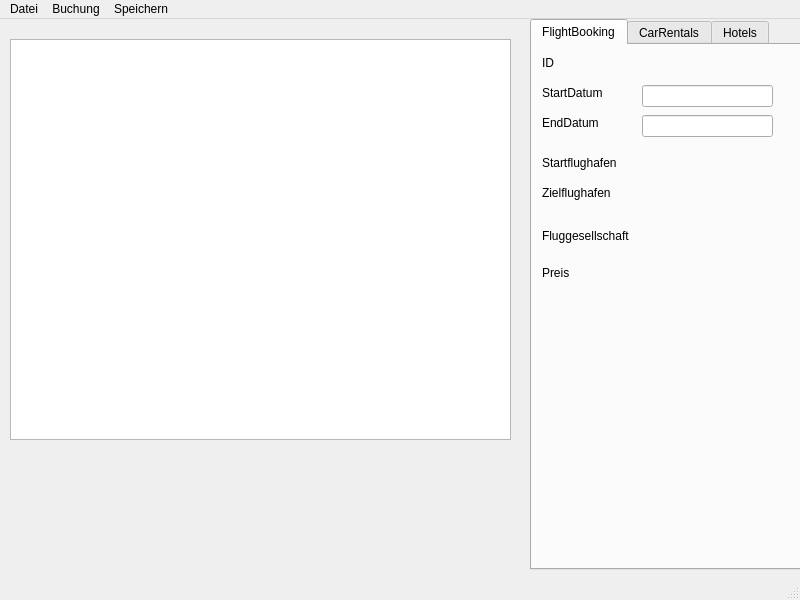
<?xml version="1.0" encoding="UTF-8"?>
<ui version="4.0">
 <class>MainWindow</class>
 <widget class="QMainWindow" name="MainWindow">
  <property name="geometry">
   <rect>
    <x>0</x>
    <y>0</y>
    <width>800</width>
    <height>600</height>
   </rect>
  </property>
  <property name="windowTitle">
   <string>MainWindow</string>
  </property>
  <widget class="QWidget" name="centralwidget">
   <widget class="QTabWidget" name="tabWidget">
    <property name="geometry">
     <rect>
      <x>530</x>
      <y>0</y>
      <width>271</width>
      <height>551</height>
     </rect>
    </property>
    <property name="currentIndex">
     <number>0</number>
    </property>
    <widget class="QWidget" name="tab">
     <attribute name="title">
      <string>FlightBooking</string>
     </attribute>
     <widget class="QLabel" name="ID">
      <property name="geometry">
       <rect>
        <x>10</x>
        <y>10</y>
        <width>49</width>
        <height>16</height>
       </rect>
      </property>
      <property name="text">
       <string>ID</string>
      </property>
     </widget>
     <widget class="QLabel" name="StartDatum">
      <property name="geometry">
       <rect>
        <x>10</x>
        <y>40</y>
        <width>71</width>
        <height>16</height>
       </rect>
      </property>
      <property name="text">
       <string>StartDatum</string>
      </property>
     </widget>
     <widget class="QLabel" name="EndDatum">
      <property name="geometry">
       <rect>
        <x>10</x>
        <y>70</y>
        <width>61</width>
        <height>16</height>
       </rect>
      </property>
      <property name="text">
       <string>EndDatum</string>
      </property>
     </widget>
     <widget class="QLabel" name="Startflughafen">
      <property name="geometry">
       <rect>
        <x>10</x>
        <y>110</y>
        <width>101</width>
        <height>16</height>
       </rect>
      </property>
      <property name="text">
       <string>Startflughafen</string>
      </property>
     </widget>
     <widget class="QLabel" name="Zielflughafen">
      <property name="geometry">
       <rect>
        <x>10</x>
        <y>140</y>
        <width>91</width>
        <height>16</height>
       </rect>
      </property>
      <property name="text">
       <string>Zielflughafen</string>
      </property>
     </widget>
     <widget class="QLabel" name="Fluggesellschaft">
      <property name="geometry">
       <rect>
        <x>10</x>
        <y>180</y>
        <width>101</width>
        <height>21</height>
       </rect>
      </property>
      <property name="text">
       <string>Fluggesellschaft</string>
      </property>
     </widget>
     <widget class="QLabel" name="Preis">
      <property name="geometry">
       <rect>
        <x>10</x>
        <y>220</y>
        <width>49</width>
        <height>16</height>
       </rect>
      </property>
      <property name="text">
       <string>Preis</string>
      </property>
     </widget>
     <widget class="QLabel" name="ID_Output">
      <property name="geometry">
       <rect>
        <x>110</x>
        <y>10</y>
        <width>121</width>
        <height>21</height>
       </rect>
      </property>
      <property name="text">
       <string/>
      </property>
     </widget>
     <widget class="QLabel" name="StartFlugH_Output">
      <property name="geometry">
       <rect>
        <x>110</x>
        <y>110</y>
        <width>131</width>
        <height>21</height>
       </rect>
      </property>
      <property name="text">
       <string/>
      </property>
     </widget>
     <widget class="QLabel" name="ZielflugH_Output">
      <property name="geometry">
       <rect>
        <x>110</x>
        <y>140</y>
        <width>121</width>
        <height>21</height>
       </rect>
      </property>
      <property name="text">
       <string/>
      </property>
     </widget>
     <widget class="QLabel" name="Fluggesellschaft_Output">
      <property name="geometry">
       <rect>
        <x>110</x>
        <y>180</y>
        <width>131</width>
        <height>20</height>
       </rect>
      </property>
      <property name="text">
       <string/>
      </property>
     </widget>
     <widget class="QLabel" name="Preis_Output">
      <property name="geometry">
       <rect>
        <x>120</x>
        <y>220</y>
        <width>91</width>
        <height>20</height>
       </rect>
      </property>
      <property name="text">
       <string/>
      </property>
     </widget>
     <widget class="QLineEdit" name="StartD_Output">
      <property name="geometry">
       <rect>
        <x>110</x>
        <y>40</y>
        <width>131</width>
        <height>22</height>
       </rect>
      </property>
     </widget>
     <widget class="QLineEdit" name="EndD_Output">
      <property name="geometry">
       <rect>
        <x>110</x>
        <y>70</y>
        <width>131</width>
        <height>22</height>
       </rect>
      </property>
     </widget>
    </widget>
    <widget class="QWidget" name="Tab_CarRetals">
     <attribute name="title">
      <string>CarRentals</string>
     </attribute>
     <widget class="QLabel" name="ID_Car">
      <property name="geometry">
       <rect>
        <x>10</x>
        <y>20</y>
        <width>49</width>
        <height>16</height>
       </rect>
      </property>
      <property name="text">
       <string>ID</string>
      </property>
     </widget>
     <widget class="QLabel" name="StartDatum_Car">
      <property name="geometry">
       <rect>
        <x>10</x>
        <y>50</y>
        <width>81</width>
        <height>21</height>
       </rect>
      </property>
      <property name="text">
       <string>Start Datum</string>
      </property>
     </widget>
     <widget class="QLabel" name="EndDatum_Car">
      <property name="geometry">
       <rect>
        <x>10</x>
        <y>80</y>
        <width>71</width>
        <height>16</height>
       </rect>
      </property>
      <property name="text">
       <string>End Datum</string>
      </property>
     </widget>
     <widget class="QLabel" name="Abhol_Car">
      <property name="geometry">
       <rect>
        <x>10</x>
        <y>110</y>
        <width>61</width>
        <height>16</height>
       </rect>
      </property>
      <property name="text">
       <string>Abhol Ort</string>
      </property>
     </widget>
     <widget class="QLabel" name="Ziel_Car">
      <property name="geometry">
       <rect>
        <x>10</x>
        <y>140</y>
        <width>49</width>
        <height>16</height>
       </rect>
      </property>
      <property name="text">
       <string>Ziel Ort</string>
      </property>
     </widget>
     <widget class="QLabel" name="Firma_Car">
      <property name="geometry">
       <rect>
        <x>10</x>
        <y>180</y>
        <width>49</width>
        <height>16</height>
       </rect>
      </property>
      <property name="text">
       <string>Firma</string>
      </property>
     </widget>
     <widget class="QLabel" name="Preis_Car">
      <property name="geometry">
       <rect>
        <x>10</x>
        <y>210</y>
        <width>49</width>
        <height>16</height>
       </rect>
      </property>
      <property name="text">
       <string>Preis</string>
      </property>
     </widget>
     <widget class="QLabel" name="ID_Car_Output">
      <property name="geometry">
       <rect>
        <x>100</x>
        <y>20</y>
        <width>141</width>
        <height>21</height>
       </rect>
      </property>
      <property name="text">
       <string/>
      </property>
     </widget>
     <widget class="QLabel" name="AbholOrt_Car_Output">
      <property name="geometry">
       <rect>
        <x>100</x>
        <y>110</y>
        <width>141</width>
        <height>21</height>
       </rect>
      </property>
      <property name="text">
       <string/>
      </property>
     </widget>
     <widget class="QLabel" name="ZielOrt_Car_Output">
      <property name="geometry">
       <rect>
        <x>100</x>
        <y>140</y>
        <width>131</width>
        <height>21</height>
       </rect>
      </property>
      <property name="text">
       <string/>
      </property>
     </widget>
     <widget class="QLabel" name="Firma_Car_Output">
      <property name="geometry">
       <rect>
        <x>100</x>
        <y>180</y>
        <width>141</width>
        <height>21</height>
       </rect>
      </property>
      <property name="text">
       <string/>
      </property>
     </widget>
     <widget class="QLabel" name="Preis_Car_Output">
      <property name="geometry">
       <rect>
        <x>100</x>
        <y>210</y>
        <width>141</width>
        <height>21</height>
       </rect>
      </property>
      <property name="text">
       <string/>
      </property>
     </widget>
     <widget class="QLineEdit" name="StartDatum_Car_output">
      <property name="geometry">
       <rect>
        <x>100</x>
        <y>50</y>
        <width>131</width>
        <height>22</height>
       </rect>
      </property>
     </widget>
     <widget class="QLineEdit" name="EndDatum_Car_Output">
      <property name="geometry">
       <rect>
        <x>100</x>
        <y>80</y>
        <width>131</width>
        <height>21</height>
       </rect>
      </property>
     </widget>
    </widget>
    <widget class="QWidget" name="tab_3">
     <attribute name="title">
      <string>Hotels</string>
     </attribute>
     <widget class="QLabel" name="label_4">
      <property name="geometry">
       <rect>
        <x>10</x>
        <y>110</y>
        <width>71</width>
        <height>16</height>
       </rect>
      </property>
      <property name="text">
       <string>HotelName</string>
      </property>
     </widget>
     <widget class="QLabel" name="label_5">
      <property name="geometry">
       <rect>
        <x>10</x>
        <y>140</y>
        <width>81</width>
        <height>16</height>
       </rect>
      </property>
      <property name="text">
       <string>Hotel Stadt</string>
      </property>
     </widget>
     <widget class="QLabel" name="HotelName_Output">
      <property name="geometry">
       <rect>
        <x>100</x>
        <y>110</y>
        <width>131</width>
        <height>21</height>
       </rect>
      </property>
      <property name="text">
       <string/>
      </property>
     </widget>
     <widget class="QLabel" name="HotelStadt_Output">
      <property name="geometry">
       <rect>
        <x>100</x>
        <y>140</y>
        <width>131</width>
        <height>21</height>
       </rect>
      </property>
      <property name="text">
       <string/>
      </property>
     </widget>
     <widget class="QLabel" name="ID_Hotel">
      <property name="geometry">
       <rect>
        <x>10</x>
        <y>20</y>
        <width>49</width>
        <height>16</height>
       </rect>
      </property>
      <property name="text">
       <string>ID</string>
      </property>
     </widget>
     <widget class="QLabel" name="StartDatum_Hotel">
      <property name="geometry">
       <rect>
        <x>10</x>
        <y>50</y>
        <width>81</width>
        <height>21</height>
       </rect>
      </property>
      <property name="text">
       <string>Start Datum</string>
      </property>
     </widget>
     <widget class="QLabel" name="EndDatum_Hotel">
      <property name="geometry">
       <rect>
        <x>10</x>
        <y>80</y>
        <width>71</width>
        <height>16</height>
       </rect>
      </property>
      <property name="text">
       <string>End Datum</string>
      </property>
     </widget>
     <widget class="QLabel" name="label_6">
      <property name="geometry">
       <rect>
        <x>10</x>
        <y>170</y>
        <width>49</width>
        <height>16</height>
       </rect>
      </property>
      <property name="text">
       <string>Preis</string>
      </property>
     </widget>
     <widget class="QLabel" name="Preis_Hotel_Output">
      <property name="geometry">
       <rect>
        <x>100</x>
        <y>170</y>
        <width>141</width>
        <height>21</height>
       </rect>
      </property>
      <property name="text">
       <string/>
      </property>
     </widget>
     <widget class="QLabel" name="ID_Hotel_Output">
      <property name="geometry">
       <rect>
        <x>100</x>
        <y>20</y>
        <width>141</width>
        <height>21</height>
       </rect>
      </property>
      <property name="text">
       <string/>
      </property>
     </widget>
     <widget class="QLineEdit" name="StartDatum_Hotel_Output">
      <property name="geometry">
       <rect>
        <x>102</x>
        <y>50</y>
        <width>131</width>
        <height>22</height>
       </rect>
      </property>
     </widget>
     <widget class="QLineEdit" name="EndDatum_Hotel_Output">
      <property name="geometry">
       <rect>
        <x>102</x>
        <y>80</y>
        <width>131</width>
        <height>22</height>
       </rect>
      </property>
     </widget>
    </widget>
   </widget>
   <widget class="QListWidget" name="listWidget">
    <property name="geometry">
     <rect>
      <x>10</x>
      <y>20</y>
      <width>501</width>
      <height>401</height>
     </rect>
    </property>
   </widget>
  </widget>
  <widget class="QMenuBar" name="menubar">
   <property name="geometry">
    <rect>
     <x>0</x>
     <y>0</y>
     <width>800</width>
     <height>22</height>
    </rect>
   </property>
   <widget class="QMenu" name="menuDatei">
    <property name="title">
     <string>Datei</string>
    </property>
    <addaction name="actionEinlesen"/>
   </widget>
   <widget class="QMenu" name="menuBuchung">
    <property name="title">
     <string>Buchung</string>
    </property>
    <addaction name="actionAusw_hlen"/>
   </widget>
   <widget class="QMenu" name="menuSpeichern">
    <property name="title">
     <string>Speichern</string>
    </property>
    <addaction name="actionJson"/>
   </widget>
   <addaction name="menuDatei"/>
   <addaction name="menuBuchung"/>
   <addaction name="menuSpeichern"/>
  </widget>
  <widget class="QStatusBar" name="statusbar"/>
  <action name="actionEinlesen">
   <property name="text">
    <string>Einlesen</string>
   </property>
  </action>
  <action name="actionAusw_hlen">
   <property name="text">
    <string>Auswählen</string>
   </property>
  </action>
  <action name="actionJson">
   <property name="text">
    <string>Json</string>
   </property>
  </action>
  <action name="actionTestbutton">
   <property name="text">
    <string>Testbutton</string>
   </property>
  </action>
 </widget>
 <resources/>
 <connections/>
</ui>
